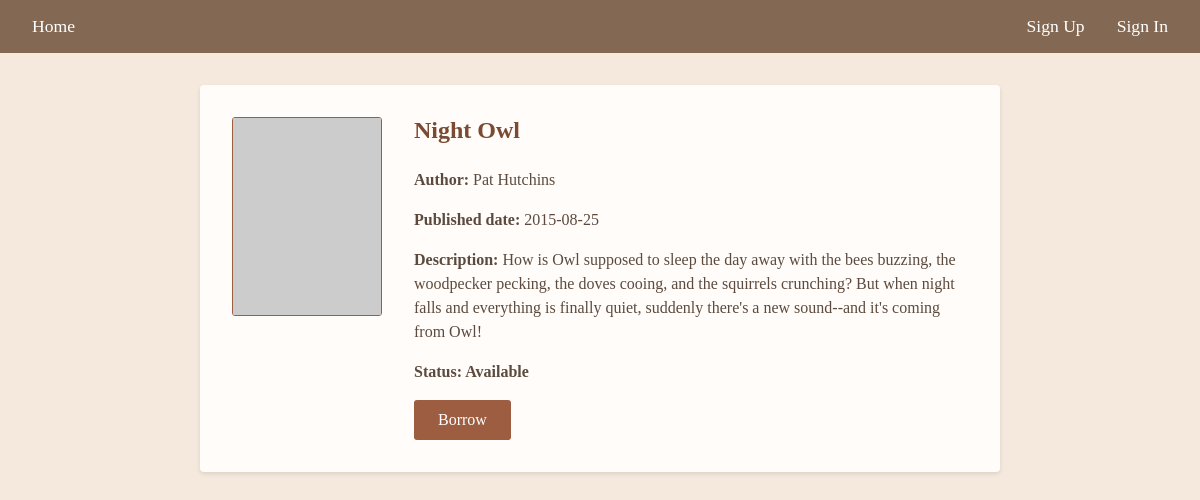
Before: /Night Owl with the older database file.
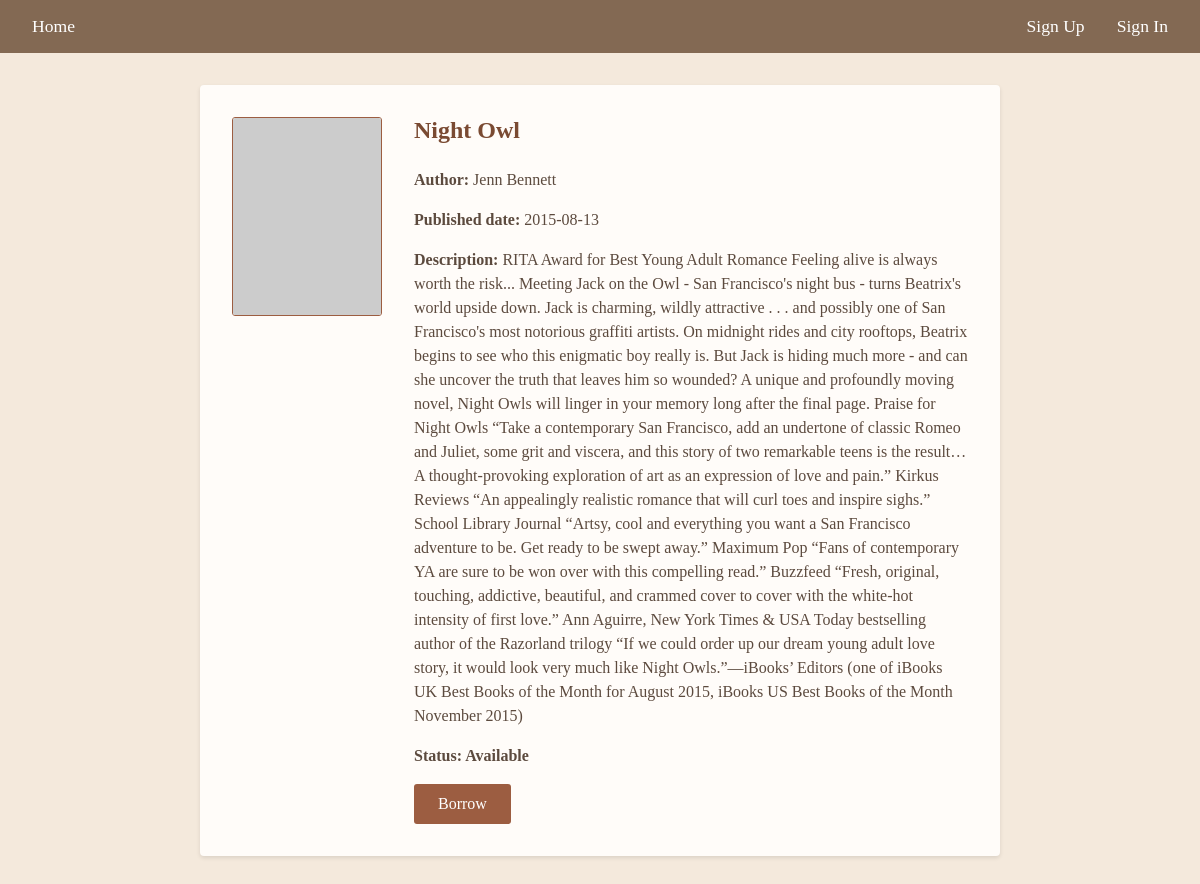
After: the same page with the newer database file.
### tables this page shows
CREATE TABLE book (
            Bookid VARCHAR(255) NOT NULL PRIMARY KEY,
            Title CHAR(25) NOT NULL,
            Author CHAR(25),
            Status INTEGER(25),
            Description TEXT,
            Date TEXT,
            Img TEXT,
            Fine INT
            );

### main.py (the view, shortened to what this page needs)
@app.route("/<bookname>",methods=['GET', 'POST'])
def bookpage(bookname):
    print(bookname)
    data=table.fetchdata(bookname=bookname)
    name=table.findname()
    try:
        data=list(data)
        name=list(name)
    except:
        pass
    print(data)
    if data:
        form = Borrow()
        f2=Return()
        check=table.Signedin()
        if check:
            fin=table.checkusid()
            if fin:
                return render_template("book.html",data=data,name=name[0],form1=f2)
            return render_template("book.html",data=data,form=form,name=name[0])
        else:
            return render_template("book.html",data=data,form=form)
    else:
        return render_template('booknotfound.html')

### forms.py
class Borrow(FlaskForm):
    borrow = SubmitField('Borrow')

class Return(FlaskForm):
    rturn = SubmitField('Return')

### tableaction.py (called while the page is built)
    @contextmanager
    def _get_connection(self):
        conn = None
        try:
            conn = sqlite3.connect('mydatabase.db', timeout=10)
            conn.execute("PRAGMA busy_timeout = 5000")  # 5 second timeout
            yield conn
        except sqlite3.Error as e:
            print(f"Database error: {e}")
            raise
        finally:
            if conn:
                conn.close()

    def fetchdata(self,bookname:str):
       with self._get_connection() as conn:
            cursor = conn.cursor()
            cursor.execute("""
            SELECT * FROM book
            WHERE Title = ?
            """, (bookname,))
            row = cursor.fetchone()
            conn.close()
            if row:
                self.bid=row[0]
                print(self.bid)
                return row
            else:
                return False

    def findname(self):
        with self._get_connection() as conn:
            cursor = conn.cursor()
            cursor.execute("""
                SELECT First_Name FROM user
                WHERE Userid = ?
                """, (self.i,))
            name = cursor.fetchone()
            return name

    def Signedin(self):
        return self.signedin

### templates/book.html (shortened to what this page needs)
<!DOCTYPE html>
<html lang="en">
<head>
</head>
<body>
    <nav>
        <a href="{{ url_for('home') }}" class="home-link">Home</a>
        <div class="auth-links">
            {% if name %}
            <a href="{{url_for('profile',username=name)}}" class="welcome-text">{{name}}</a>
            {% else %}
                <a href="{{ url_for('signup') }}">Sign Up</a>
                <a href="{{ url_for('signin') }}">Sign In</a>
            {% endif %}
        </div>
    </nav>
    <div class="book-container">
        <div class="book-cover">
            <img
                src={{data[6]}}
                alt="{{ data[1] }} Cover"
                onerror="this.onerror=null; this.src='https://via.placeholder.com/150x200?text=No+Cover';"
            >
        </div>
        <div class="book-details">
            <h1 class="book-title">{{ data[1] }}</h1>
            <p><strong>Author:</strong> {{ data[2] }}</p>
            <p><strong>Published date:</strong> {{ data[5] }}</p>
            <p><strong>Description:</strong> {{ data[4] }}</p>
            {% if form1 %}
                <form method="POST">
                    {{ form1.hidden_tag() }}
                    {{ form1.rturn(class="btn btn-primary") }}
                </form>
            {% else %}
                {% if data[3]==0 %}
                <p class="status-available">Status: Available</p>
                <form method="POST">
                    {{ form.borrow(class="btn btn-primary") }}
                </form>
                {% else %}
                    <p>Status:unavailable</p>
                {% endif %}
            {% endif %}
        </div>
    </div>
</body>
</html>

### templates/book.html (style rules this page uses)
* { margin: 0; padding: 0; box-sizing: border-box; font-family: 'Georgia', serif; }
body { background-color: #F4E9DC; min-height: 100vh; }
nav { background-color: #836953; padding: 1rem 2rem; display: flex; justify-content: space-between; align-items: center; }
.home-link { color: #FFFFFF; text-decoration: none; font-size: 1.1rem; transition: color 0.3s ease; }
.auth-links { display: flex; gap: 2rem; align-items: center; }
.auth-links a { color: #FFFFFF; text-decoration: none; font-size: 1.1rem; transition: color 0.3s ease; }
.book-container { max-width: 800px; margin: 2rem auto; padding: 2rem; background-color: #FFFCF9; border-radius: 4px; box-shadow: 0 2px 4px rgba(0,0,0,0.1); display: flex; gap: 2rem; }
.book-cover img { width: 150px; height: auto; border: 1px solid #9C5D41; border-radius: 3px; }
.book-details { flex: 1; }
.book-details p { margin-bottom: 1rem; color: #5C4A3E; line-height: 1.5; }
.book-title { font-size: 1.5rem; font-weight: bold; color: #7A4A32; margin-bottom: 1.5rem; }
.btn-primary { background-color: #9C5D41; color: white; padding: 0.7rem 1.5rem; border: none; border-radius: 3px; cursor: pointer; font-size: 1rem; transition: background-color 0.3s ease; }
.status-available { color: #2E8B57; font-weight: bold; }

Changed rows visible on the page:
changed book "Night Owl": Author "Pat Hutchins" → "Jenn Bennett"; Date "2015-08-25" → "2015-08-13"; Description "How is Owl supposed to sleep the day away with the bees buzzing, the woodpecker pecking, the doves cooing, and the squirrels crunching? But when night falls and everything is finally quiet, suddenly there's a new sound--and it's coming from Owl!" → "RITA Award for Best Young Adult Romance Feeling alive is always worth the risk... Meeting Jack on the Owl - San Francisco's night bus - turns Beatrix's world upside down. Jack is charming, wildly attractive . . . and possibly one of San Francisco's most notorious graffiti artists. On midnight rides and city rooftops, Beatrix begins to see who this enigmatic boy really is. But Jack is hiding much more - and can she uncover the truth that leaves him so wounded? A unique and profoundly moving novel, Night Owls will linger in your memory long after the final page. Praise for Night Owls “Take a contemporary San Francisco, add an undertone of classic Romeo and Juliet, some grit and viscera, and…"
